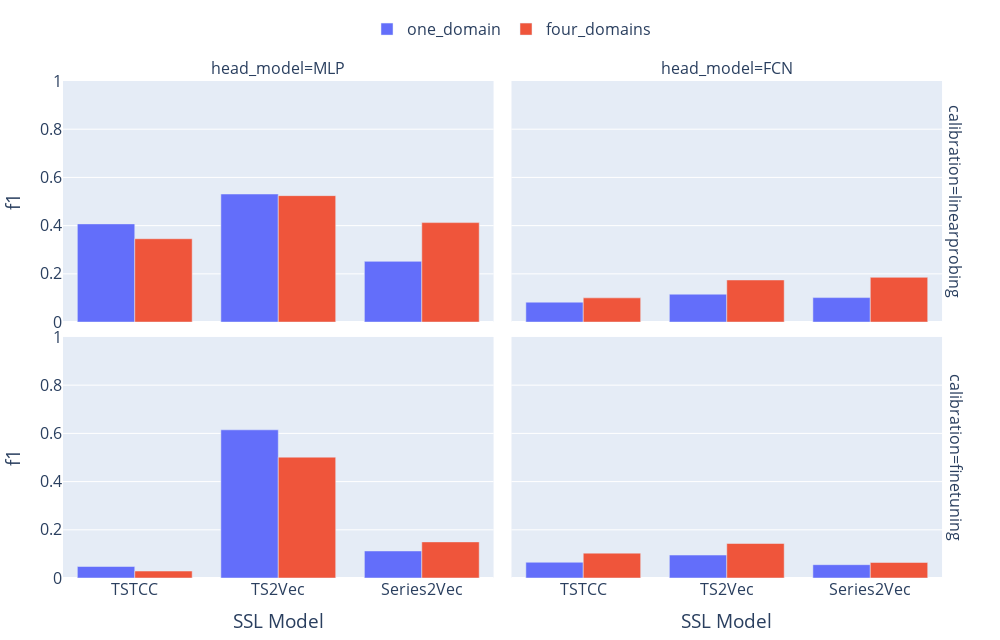

This figure's notebook cell:
### Code cell
fig = px.bar(fragment_result, x='ssl_model', y='f1', color='scenario', 
             facet_row='calibration', facet_col='head_model', barmode='group',
             labels={'ssl_model': 'SSL Model', 'acc': 'Accuracy', 'scenario': 'Scenario'},)

fig.update_yaxes(range=[0, 1])
fig.update_layout(height=640, width=1000, font_size=16, 
                  legend_title_text="",
                  margin=dict(l=40, r=40, b=30, t=80),
                  showlegend=True,
                  legend=dict(orientation="h", yanchor="bottom", y=1.07, xanchor="center", x=0.5)
)

### Figure 1 — Plotly figure (JSON) as saved in the notebook; plotly's stock layout.template omitted (floating-point values rounded to 4 significant figures)
{"data": [{"alignmentgroup": "True", "hovertemplate": "Scenario=one_domain<br>calibration=linearprobing<br>head_model=MLP<br>SSL Model=%{x}<br>f1=%{y}<extra></extra>", "legendgroup": "one_domain", "marker": {"color": "#636efa", "pattern": {"shape": ""}}, "name": "one_domain", "offsetgroup": "one_domain", "orientation": "v", "showlegend": true, "textposition": "auto", "type": "bar", "x": ["TSTCC", "TS2Vec", "Series2Vec"], "xaxis": "x3", "y": [0.4072, 0.5312, 0.2517], "yaxis": "y3"}, {"alignmentgroup": "True", "hovertemplate": "Scenario=one_domain<br>calibration=linearprobing<br>head_model=FCN<br>SSL Model=%{x}<br>f1=%{y}<extra></extra>", "legendgroup": "one_domain", "marker": {"color": "#636efa", "pattern": {"shape": ""}}, "name": "one_domain", "offsetgroup": "one_domain", "orientation": "v", "showlegend": false, "textposition": "auto", "type": "bar", "x": ["TSTCC", "TS2Vec", "Series2Vec"], "xaxis": "x4", "y": [0.0825, 0.1155, 0.1014], "yaxis": "y4"}, {"alignmentgroup": "True", "hovertemplate": "Scenario=one_domain<br>calibration=finetuning<br>head_model=MLP<br>SSL Model=%{x}<br>f1=%{y}<extra></extra>", "legendgroup": "one_domain", "marker": {"color": "#636efa", "pattern": {"shape": ""}}, "name": "one_domain", "offsetgroup": "one_domain", "orientation": "v", "showlegend": false, "textposition": "auto", "type": "bar", "x": ["TSTCC", "TS2Vec", "Series2Vec"], "xaxis": "x", "y": [0.0477, 0.6147, 0.1122], "yaxis": "y"}, {"alignmentgroup": "True", "hovertemplate": "Scenario=one_domain<br>calibration=finetuning<br>head_model=FCN<br>SSL Model=%{x}<br>f1=%{y}<extra></extra>", "legendgroup": "one_domain", "marker": {"color": "#636efa", "pattern": {"shape": ""}}, "name": "one_domain", "offsetgroup": "one_domain", "orientation": "v", "showlegend": false, "textposition": "auto", "type": "bar", "x": ["TSTCC", "TS2Vec", "Series2Vec"], "xaxis": "x2", "y": [0.0653, 0.0952, 0.0553], "yaxis": "y2"}, {"alignmentgroup": "True", "hovertemplate": "Scenario=four_domains<br>calibration=linearprobing<br>head_model=MLP<br>SSL Model=%{x}<br>f1=%{y}<extra></extra>", "legendgroup": "four_domains", "marker": {"color": "#EF553B", "pattern": {"shape": ""}}, "name": "four_domains", "offsetgroup": "four_domains", "orientation": "v", "showlegend": true, "textposition": "auto", "type": "bar", "x": ["TSTCC", "TS2Vec", "Series2Vec"], "xaxis": "x3", "y": [0.3457, 0.5244, 0.4125], "yaxis": "y3"}, {"alignmentgroup": "True", "hovertemplate": "Scenario=four_domains<br>calibration=linearprobing<br>head_model=FCN<br>SSL Model=%{x}<br>f1=%{y}<extra></extra>", "legendgroup": "four_domains", "marker": {"color": "#EF553B", "pattern": {"shape": ""}}, "name": "four_domains", "offsetgroup": "four_domains", "orientation": "v", "showlegend": false, "textposition": "auto", "type": "bar", "x": ["TSTCC", "TS2Vec", "Series2Vec"], "xaxis": "x4", "y": [0.1003, 0.1745, 0.1855], "yaxis": "y4"}, {"alignmentgroup": "True", "hovertemplate": "Scenario=four_domains<br>calibration=finetuning<br>head_model=MLP<br>SSL Model=%{x}<br>f1=%{y}<extra></extra>", "legendgroup": "four_domains", "marker": {"color": "#EF553B", "pattern": {"shape": ""}}, "name": "four_domains", "offsetgroup": "four_domains", "orientation": "v", "showlegend": false, "textposition": "auto", "type": "bar", "x": ["TSTCC", "TS2Vec", "Series2Vec"], "xaxis": "x", "y": [0.0289, 0.5013, 0.1498], "yaxis": "y"}, {"alignmentgroup": "True", "hovertemplate": "Scenario=four_domains<br>calibration=finetuning<br>head_model=FCN<br>SSL Model=%{x}<br>f1=%{y}<extra></extra>", "legendgroup": "four_domains", "marker": {"color": "#EF553B", "pattern": {"shape": ""}}, "name": "four_domains", "offsetgroup": "four_domains", "orientation": "v", "showlegend": false, "textposition": "auto", "type": "bar", "x": ["TSTCC", "TS2Vec", "Series2Vec"], "xaxis": "x2", "y": [0.1032, 0.1431, 0.0645], "yaxis": "y2"}], "layout": {"annotations": [{"font": {}, "showarrow": false, "text": "head_model=MLP", "x": 0.24, "xanchor": "center", "xref": "paper", "y": 1, "yanchor": "bottom", "yref": "paper"}, {"font": {}, "showarrow": false, "text": "head_model=FCN", "x": 0.74, "xanchor": "center", "xref": "paper", "y": 1, "yanchor": "bottom", "yref": "paper"}, {"font": {}, "showarrow": false, "text": "calibration=finetuning", "textangle": 90, "x": 0.98, "xanchor": "left", "xref": "paper", "y": 0.2425, "yanchor": "middle", "yref": "paper"}, {"font": {}, "showarrow": false, "text": "calibration=linearprobing", "textangle": 90, "x": 0.98, "xanchor": "left", "xref": "paper", "y": 0.7575, "yanchor": "middle", "yref": "paper"}], "barmode": "group", "font": {"size": 16}, "height": 640, "legend": {"orientation": "h", "title": {"text": ""}, "tracegroupgap": 0, "x": 0.5, "xanchor": "center", "y": 1.07, "yanchor": "bottom"}, "margin": {"b": 30, "l": 40, "r": 40, "t": 80}, "showlegend": true, "width": 1000, "xaxis": {"anchor": "y", "domain": [0, 0.48], "title": {"text": "SSL Model"}}, "xaxis2": {"anchor": "y2", "domain": [0.5, 0.98], "matches": "x", "title": {"text": "SSL Model"}}, "xaxis3": {"anchor": "y3", "domain": [0, 0.48], "matches": "x", "showticklabels": false}, "xaxis4": {"anchor": "y4", "domain": [0.5, 0.98], "matches": "x", "showticklabels": false}, "yaxis": {"anchor": "x", "domain": [0, 0.485], "range": [0, 1], "title": {"text": "f1"}}, "yaxis2": {"anchor": "x2", "domain": [0, 0.485], "matches": "y", "range": [0, 1], "showticklabels": false}, "yaxis3": {"anchor": "x3", "domain": [0.515, 1], "matches": "y", "range": [0, 1], "title": {"text": "f1"}}, "yaxis4": {"anchor": "x4", "domain": [0.515, 1], "matches": "y", "range": [0, 1], "showticklabels": false}}}
